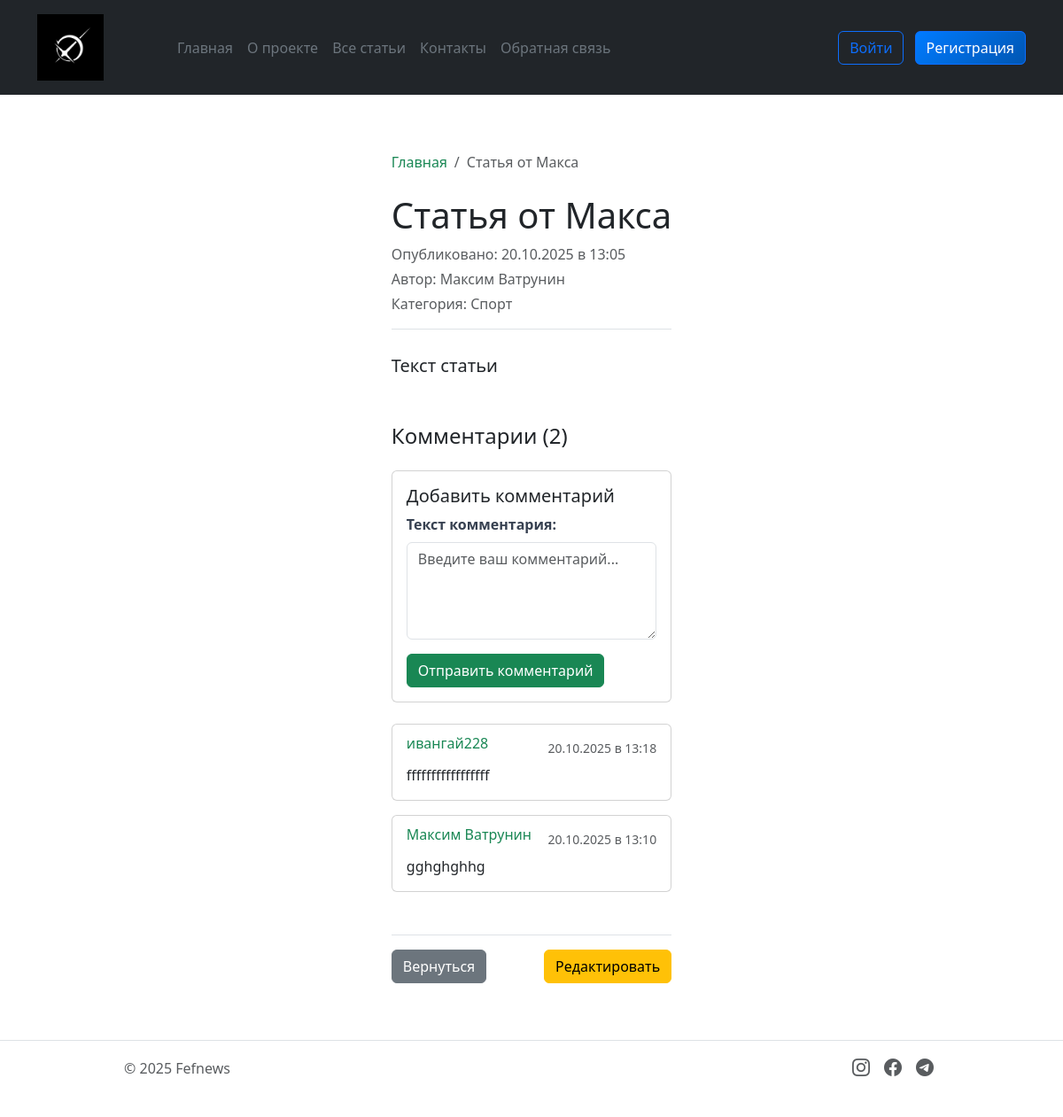
Page /news/4 on the earlier database version.
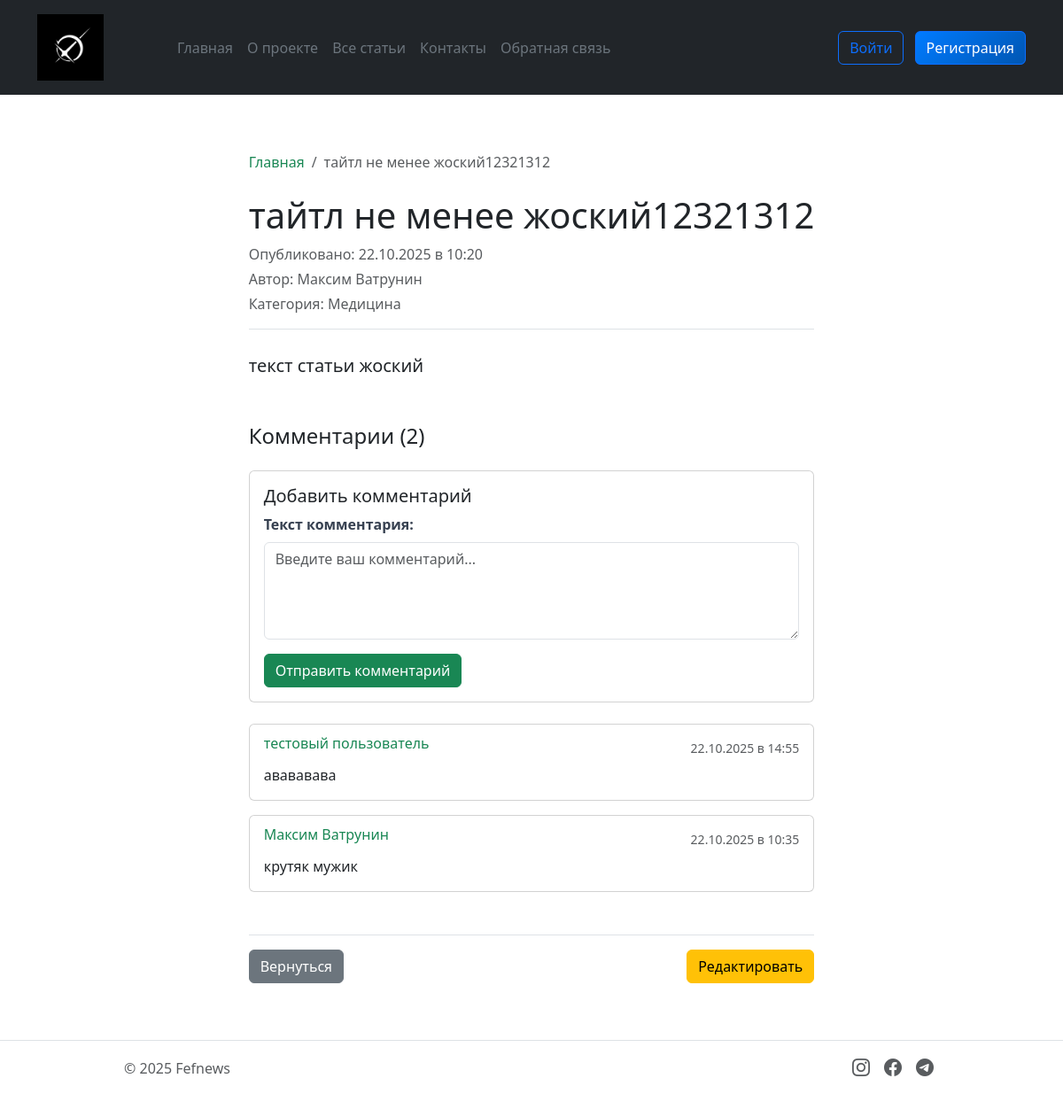
Same page on the later database version.
### models.py (models this page shows)
class Article(db.Model):
    __tablename__ = 'article'
    id = db.Column(db.Integer, primary_key=True)
    title = db.Column(db.String(200), nullable=False)
    text = db.Column(db.Text, nullable=False)
    created_date = db.Column(db.DateTime, default=datetime.now)
    user_id = db.Column(db.Integer, db.ForeignKey('user.id'), nullable=False)
    category = db.Column(db.String(50), nullable=False, default='general')
    comments = db.relationship('Comment', backref='article', lazy=True, cascade='all, delete-orphan')

class Comment(db.Model):
    __tablename__ = 'comment'
    id = db.Column(db.Integer, primary_key=True)
    text = db.Column(db.Text, nullable=False)
    date = db.Column(db.DateTime, default=datetime.now)
    article_id = db.Column(db.Integer, db.ForeignKey('article.id'), nullable=False)
    author_name = db.Column(db.String(100), nullable=False)

### app.py (the view)
@app.route('/news/<int:id>')
def news(id):
    article = Article.query.get_or_404(id)
    comments = Comment.query.filter_by(article_id=id).order_by(Comment.date.desc()).all()
    article_data = {
        'id': article.id,
        'title': article.title,
        'date': article.created_date,
        'preview': article.text[:100] + '...' if len(article.text) > 100 else article.text,
        'content': article.text,
        'author': article.author.name,
        'category': article.category
    }
    return render_template('news_detail.html', article=article_data, comments=comments)

### app.py (called while the page is built)
def get_categories():
    categories = db.session.query(Article.category).distinct().all()
    return [category[0] for category in categories]

@app.context_processor
def inject_today():
    return {'today': datetime.now().date()}

@app.context_processor
def inject_categories():
    categories = get_categories()
    return {'categories': categories}

@app.context_processor
def inject_current_user():
    return {'current_user': current_user}

### templates/news_detail.html (shortened to what this page needs)
{% extends 'base.html' %}
{% block content %}
<div class="container mt-4">
	<nav aria-label="breadcrumb" class="mb-4">
		<ol class="breadcrumb">
			<li class="breadcrumb-item"><a href="{{ url_for('index') }}" class="text-decoration-none text-success">Главная</a></li>
			<li class="breadcrumb-item active">{{ article.title }}</li>
		</ol>
	</nav>
	<article class="news-detail">
		<header class="mb-4 pb-3 border-bottom">
            <h1 class="display-6 mb-2">{{ article.title }}</h1>
			<div class="text-muted">
				<p class="mb-1">Опубликовано: {{ article.date.strftime('%d.%m.%Y в %H:%M') }}</p>
				{% if article.author %}
				<p class="mb-1">Автор: {{ article.author }}</p>
				{% endif %}
				{% if article.category %}
				<p class="mb-0">Категория: {{ article.category }}</p>
				{% endif %}
			</div>
		</header>
		<div class="article-content mb-5">
			<p class="lead">{{ article.content }}</p>
		</div>
		<div class="comments-section mt-5">
			<h4 class="mb-4">Комментарии ({{ comments|length }})</h4>
			<div class="card mb-4">
				<div class="card-body">
					<h5 class="card-title">Добавить комментарий</h5>
					<form method="POST" action="{{ url_for('add_comment', article_id=article.id) }}">
						<div class="mb-3">
							<label class="form-label">Текст комментария:</label>
							<textarea class="form-control {% if errors and errors.comment_text %}is-invalid{% endif %}"
								name="comment_text"
								rows="4"
								placeholder="Введите ваш комментарий...">{{ comment_text if comment_text else '' }}</textarea>
						</div>
						<button type="submit" class="btn btn-success">Отправить комментарий</button>
					</form>
				</div>
			</div>
			{% if comments %}
			{% for comment in comments %}
			<div class="card mb-3">
				<div class="card-body">
					<div class="d-flex justify-content-between align-items-start mb-2">
						<h6 class="card-subtitle mb-1 text-success">{{ comment.author_name }}</h6>
						<small class="text-muted">{{ comment.date.strftime('%d.%m.%Y в %H:%M') }}</small>
					</div>
					<p class="card-text">{{ comment.text }}</p>
				</div>
			</div>
			{% endfor %}
			{% else %}
			<div class="text-center py-4">
				<p class="text-muted">Пока нет комментариев</p>
			</div>
			{% endif %}
		</div>
		<div class="mt-5 pt-3 border-top d-flex justify-content-between">
			<a href="{{ url_for('index') }}" class="btn btn-secondary">
				Вернуться
			</a>
			<div>
				<a href="{{ url_for('edit_article', id=article.id) }}" class="btn btn-warning">
					Редактировать
				</a>
			</div>
		</div>
	</article>
</div>
{% endblock %}

Differences in the rows shown:
removed Comment: author_name "ивангай228", date "20.10.2025 в 13:18", text "fffffffffffffffff"
changed Article: title "Статья от Макса" → "тайтл не менее жоский12321312"; date "20.10.2025 в 13:05" → "22.10.2025 в 10:20"; category "Спорт" → "Медицина"; content "Текст статьи" → "текст статьи жоский"
added Comment: author_name "тестовый пользователь", date "22.10.2025 в 14:55", text "авававава"
changed Comment "Максим Ватрунин": date "20.10.2025 в 13:10" → "22.10.2025 в 10:35"; text "gghghghhg" → "крутяк мужик"
